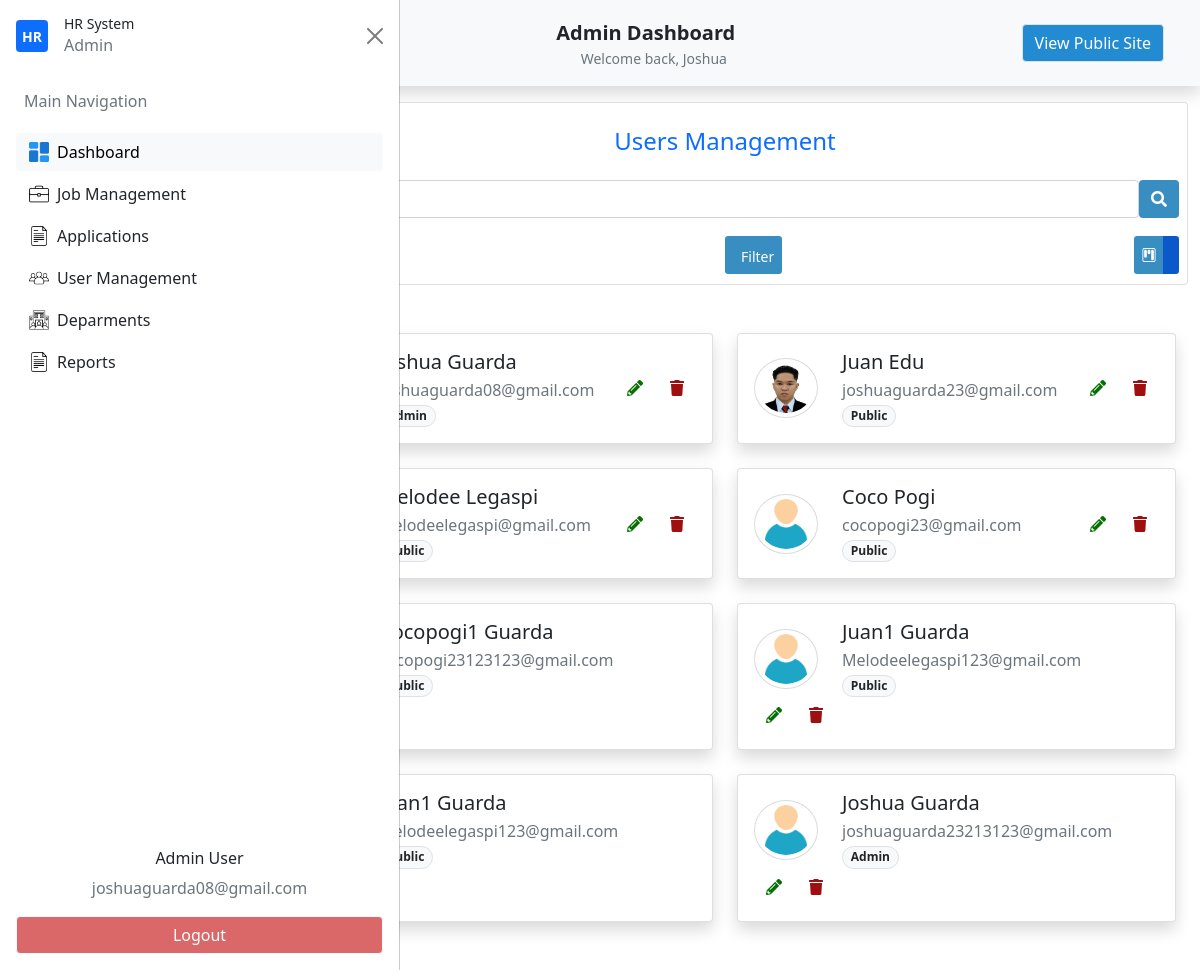
The app's page /admin-get-users/ (signed in), older data.
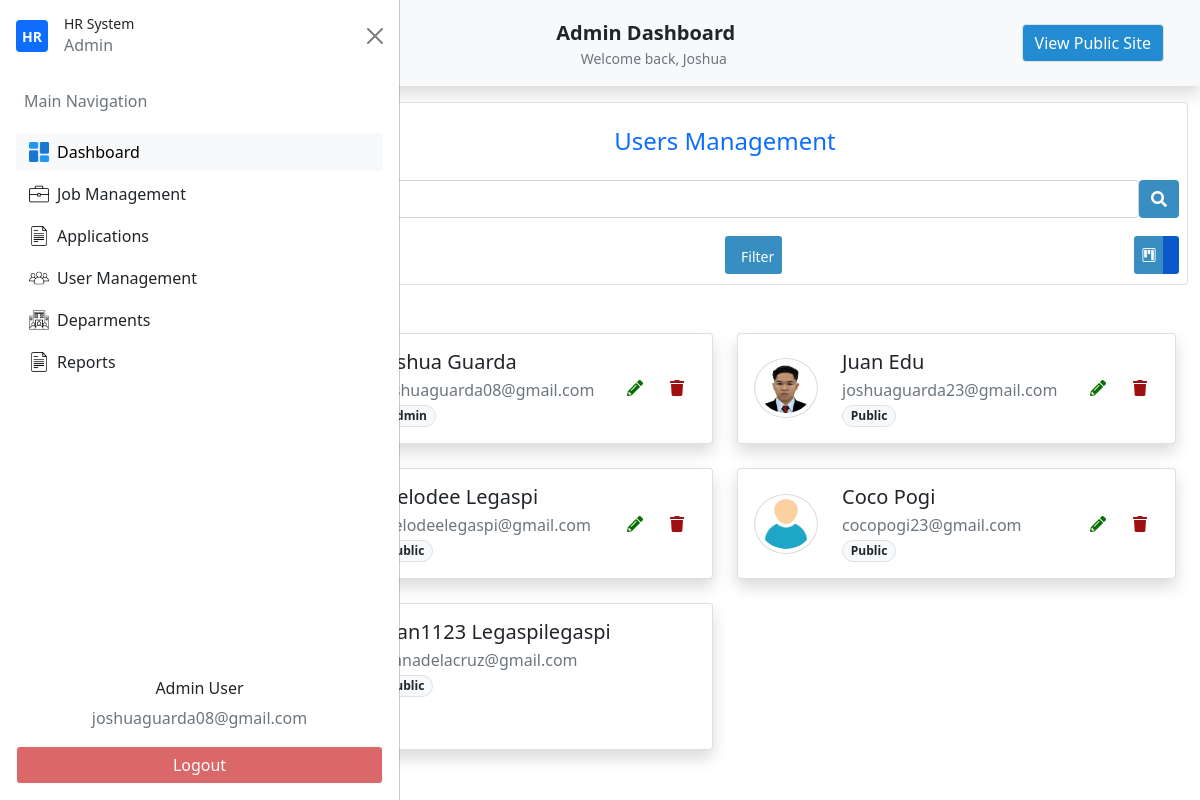
The same page, newer data.
### my_app/models.py (models this page shows, shortened)
class Usertype(db.Model):
    id = db.Column(db.Integer(),primary_key=True)
    name=db.Column(db.String(length=30),unique=True,nullable=False)
    user_type=db.relationship('Users',backref='desig_user',lazy=True)
    def __str__(self):
        return self.name

class Users(db.Model,UserMixin):
    id = db.Column(db.Integer(),primary_key=True)
    firstname=db.Column(db.String(length=30),nullable=False)
    lastname=db.Column(db.String(length=30),nullable=False)
    email_address=db.Column(db.String(length=51),nullable=False)
    password_hash=db.Column(db.String(length=30),nullable=False)
    address_1 = db.Column(db.String(length=120),nullable=True)
    address_2 = db.Column(db.String(length=100),nullable=True)
    brgy_id = db.Column(db.String(),nullable=True)
    munci_id = db.Column(db.String(),nullable=True)
    prov_id = db.Column(db.String(),nullable=True)
    zipcode = db.Column(db.String(),nullable=True)
    mobile_number = db.Column(db.String(length=11),nullable=True)
    phone_number = db.Column(db.String(length=8),nullable=True)
    profile_picture =db.Column(db.String(),nullable=True)
    department_id =db.Column(db.Integer(),db.ForeignKey('department.id'))
    department = db.relationship('Department')
    user_type_id = db.Column(db.Integer(),db.ForeignKey('usertype.id'))
    user_type = db.relationship('Usertype')
    creation_date = db.Column(db.Date(),nullable=False)
    write_date =  db.Column(db.Date(),nullable=False)
    @property
    def password(self):
        raise AttributeError("Password is write-only.")

### my_app/routes.py (the view)
@app.route('/admin-get-users/', methods=["GET"])
@login_required
def admin_dashboard_manage_users():
    users = Users.query.all()
    return render_template('admin/admin_users_management.html', users=users)

### my_app/models.py (called while the page is built)
@login_manager.user_loader
def load_user(user_id):
    return Users.query.get(int(user_id))

### my_app/templates/admin/admin_users_management.html (shortened to what this page needs)
{% extends "admin/admin_dashboard.html"%}
{% block nav%}
<li class="nav-item">
    <button id="nav-btn" type="button" class="btn btn-light fw-normal border" onclick="location.href='{{ url_for('home_page') }}'">
    View Public Site
    </button>
</li>
{% endblock%}
{% block section %}
<section id="UsersManagement">
    <div class="container">
        <div class="row pt-3">
            <div class="col-12">
                <div class="card users-management">
                    <div class="card-body p-2">
                        <div class="text-center">
                            <h4 class="py-3 text-primary">Users Management</h4>
                            <div class="d-flex">
                                <input type="text" class="form-control" placeholder="Search">
                                <button class="btn btn-primary" type="button">
                                    <i class="fas fa-search"></i>
                                </button>
                            </div>
                        </div>
                        <div class="d-flex justify-content-between align-items-center mt-3 flex-wrap">
                            <button type="button" class="btn btn-primary d-none d-md-block" onclick="openUserCreateModal()">
                            </button>
                            <div class="d-none d-md-flex justify-content-between w-50">
                                <div class="btn-group" role="group" aria-label="Basic outlined example">
                                    <button type="button" class="btn btn-sm btn-primary">
                                        <span class="ms-2">Filter</span>
                                    </button>
                                </div>
                                <div class="btn-group" role="group" aria-label="Basic outlined example">
                                    <button id="btn-UsersKanbanView" type="button" class="btn btn-sm btn-primary " data-bs-toggle="tooltip" title="Kanban View">
                                        <i class="bi bi-kanban"></i>
                                    </button>
                                    <button id="btn-UsersTreeView" type="button" class="btn btn-sm btn-primary active" data-bs-toggle="tooltip" title="List View">
                                    </button>
                                </div>
                            </div>
                        </div>
                    </div>
                </div>
            </div>
        </div>
        <section id="UsersManagementKanbanView" class="container">
            <div class="row row-cols-1 row-cols-lg-2 g-4 py-5">
                {% for user in users %}
                    <div class="col">
                        <div class="col" id="user-card-{{ user.id }}">
                            <div class="card shadow h-100">
                                <div class="card-body">
                                    <div class="d-flex flex-wrap align-items-center justify-content-between">
                                        <div class="d-flex align-items-center flex-wrap flex-grow-1 min-w-0">
                                            <img id="user-avatar-{{ user.id }}"
                                            src="{{
                                            url_for('static', filename='uploads/avatars/' + user.profile_picture)
                                            if user.profile_picture
                                            else url_for('static', filename='builtin/icons/person.png')
                                            }}"
                                            onerror="this.onerror=null; this.src='{{ url_for('static', filename='builtin/icons/person.png') }}';"
                                            class="rounded-circle me-3 p-1"
                                            style="border: 1px solid {{ user.department.color if user.department and user.department.color else '#dcdbdb' }};"
                                            width="64" height="60">
                                            <div class="px-2">
                                                <h5 class="mb-1" id="user-name-{{ user.id }}">{{ user.firstname|capitalize }} {{ user.lastname|capitalize }}</h5>
                                                <p class="text-muted mb-0" id="user-email-{{ user.id }}">{{ user.email_address }}</p>
                                                <p class="text-muted mb-0" id="user-type-{{ user.id }}">
                                                    <span class="badge border rounded-pill bg-light text-dark"
                                                        data-user-type-id="{{ user.user_type_id }}">
                                                        {{ user.user_type.name|capitalize }}
                                                    </span>
                                                </p>
                                            </div>
                                        </div>
                                        <div class="btn-group gap-1 mt-3 mt-md-0">
                                            <button type="button" class="btn btn-transparent-success" onclick="openUserEditModal({{user.id}})">
                                                <i class="fas fa-pencil-alt"></i>
                                            </button>
                                            <button type="button" class="btn btn-transparent-danger" onclick="openUserDeleteModal({{user.id}})">
                                                <i class="fas fa-trash"></i>
                                            </button>
                                        </div>
                                    </div>
                                </div>
                            </div>
                        </div>
                    </div>
                {% endfor %}
            </div>
        </section>
    </div>
</section>
{% endblock%}

### my_app/templates/admin/admin_dashboard.html (shortened to what this page needs)
{% extends "dashboard/base_dashboard.html"%}

### my_app/templates/dashboard/base_dashboard.html (shortened to what this page needs)
{% extends "base.html"%}
{% block content %}
    <nav class="navbar navbar-expand-lg navbar-light bg-light shadow p-4 custom-nav-class">
        <div class="container">
            {% if current_user.user_type.name=='admin' or current_user.user_type.name=='internal'%}
                <div class="d-flex w-100 justify-content-between align-items-center position-relative">
                    <button class="btn btn-light d-flex justify-content-center align-items-center p-2 dashboard_side_btn" type="button" data-bs-toggle="offcanvas" data-bs-target="#offcanvasScrolling" aria-controls="offcanvasScrolling">
                    </button>
                    <div class="position-absolute start-50 translate-middle-x text-center">
                        <a class="navbar-brand fw-bold mb-0 text-dark" href="{{ url_for('admin_dashboard') }}">
                            <span>{{ current_user.user_type|capitalize }}</span> Dashboard
                        </a>
                        <div class="text-muted small">Welcome back, {{ current_user.firstname|capitalize }}</div>
                    </div>
                </div>
            {% endif %}
            <div class="collapse navbar-collapse justify-content-center custom-nav-list-dashboard text-nowrap" id="navbarNavAltMarkup">
                <ul class="navbar-nav ms-auto">
                    {% block nav%}
                    {% endblock%}
                </ul>
            </div>
        </div>
    </nav>
    {% if current_user.user_type.name=='admin' or current_user.user_type.name=='internal'%}
    <div class="offcanvas offcanvas-start" data-bs-scroll="true" data-bs-backdrop="false" tabindex="-1" id="offcanvasScrolling" aria-labelledby="offcanvasScrollingLabel">
        <div class="offcanvas-header">
            <div class="d-flex align-items-center gap-2">
                <div class="d-flex align-items-center justify-content-center bg-primary rounded me-2" style="width: 2rem; height: 2rem;">
                    <span class="text-white fw-bold small">HR</span>
                </div>
                <div id="hr-details">
                    <h2 class="fw-semibold small mb-0">HR System</h2>
                    <p class="text-muted text-xs mb-0">{{ current_user.user_type|capitalize }}</p>
                </div>
            </div>
            <button type="button" class="btn-close text-reset" data-bs-dismiss="offcanvas" aria-label="Close"></button>
        </div>
        <div class="offcanvas-body">
            <ul class="nav flex-column gap-1">
                <li class="nav-item">
                    <p class="text-muted text-start px-2">Main Navigation</p>
                </li>
                <li class="nav-item">
                    <button class="btn btn-light w-100 text-start d-flex align-items-center dashboard_side_btn" onclick="location.href='{{ url_for('admin_dashboard') }}'" >
                        <img src="{{ url_for('static', filename='builtin/icons/dashboard.png') }}" width="20" class="me-2">
                        Dashboard
                    </button>
                </li>
                <li class="nav-item">
                   <button class="btn  w-100 text-start d-flex align-items-center dashboard_side_btn">
                         <img src="{{ url_for('static', filename='builtin/icons/briefcase.png') }}" width="20" class="me-2">
                        Job Management
                    </button>
                </li>
                <li class="nav-item">
                    <button class="btn  w-100 text-start d-flex align-items-center dashboard_side_btn">
                         <img src="{{ url_for('static', filename='builtin/icons/file.png') }}" width="20" class="me-2">
                        Applications
                    </button>
                </li>
                <li class="nav-item">
                   <button class="btn  w-100 text-start d-flex align-items-center dashboard_side_btn" onclick="location.href='{{ url_for('admin_dashboard_manage_users') }}'">
                        <img src="{{ url_for('static', filename='builtin/icons/group.png') }}" width="20" class="me-2">
                        User Management
                    </button>
                </li>
                <li class="nav-item">
                   <button class="btn  w-100 text-start d-flex align-items-center dashboard_side_btn">
                         <img src="{{ url_for('static', filename='builtin/icons/corporation.png') }}" width="20" class="me-2">
                        Deparments
                    </button>
                </li>
                <li class="nav-item">
                   <button class="btn  w-100 text-start d-flex align-items-center dashboard_side_btn">
                         <img src="{{ url_for('static', filename='builtin/icons/file.png') }}" width="20" class="me-2">
                        Reports
                    </button>
                </li>
            </ul>
        </div>
        <div class="offcanvas-footer p-3">
            <div class="text-center">
                <h6>{{current_user.user_type|capitalize}} User</h6>
                <p class='text-muted'>{{current_user.email_address}}</p>
            </div>
            <button id="logout-btn" class="btn btn-light w-100" onclick="location.href='{{ url_for('logout_page') }}'">
                Logout
            </button>
        </div>
    </div>
    {% endif %}
    <section class="main-content">
    {% block section %}
    {% endblock%}
    </section>
{% endblock%}

### my_app/templates/base.html (shortened to what this page needs)
<!DOCTYPE html>
<html lang="en">
<head>
    <link href="https://cdn.jsdelivr.net/npm/bootstrap@5.0.2/dist/css/bootstrap.min.css"
      rel="stylesheet"
>
    <link href="https://use.fontawesome.com/releases/v5.6.3/css/all.css" rel="stylesheet">
    <link rel="stylesheet" href="https://cdn.jsdelivr.net/npm/bootstrap-icons@1.3.0/font/bootstrap-icons.css">
    <link href="https://cdn.jsdelivr.net/npm/remixicon@3.2.0/fonts/remixicon.css" rel="stylesheet">
    <link href="https://cdn.datatables.net/1.13.8/css/dataTables.bootstrap5.min.css" rel="stylesheet">
    <link rel="stylesheet" href="https://cdn.datatables.net/select/1.7.0/css/select.bootstrap5.min.css" />
    <link href="https://cdn.jsdelivr.net/npm/x-editable-bs5@1.5.8/dist/bootstrap5-editable/css/bootstrap-editable.css" rel="stylesheet">
    <link rel= "stylesheet" href= "{{ url_for('static',filename='style.css') }}">
</head>
<body>
    {% block content%}
    {% endblock%}
</body>
</html>

### my_app/static/style.css (style rules this page uses)
* { padding: 0; margin: 0; box-sizing: border-box; }
#nav-btn { color: #ffffff; background-color: #228bd1; white-space: nowrap; }
#logout-btn { color: #ffffff; background-color: #db6868; white-space: nowrap; }
body.sidebar-open .navbar { margin-left: 250px; transition: margin 0.3s ease; }
body.sidebar-open .main-content { margin-left: 250px; transition: margin 0.3s ease; }
.main-content,.navbar { transition: margin 0.3s ease; }
.btn-primary, .btn-primary:focus, .btn-primary:active, .btn-primary:focus:active, .btn-primary:focus-visible { background-color: #388ec0; border: none; outline: none; box-shadow: none; transition: transform 0.3s ease, box-shadow 0.2s ease; }
.btn-transparent-success, .btn-transparent-success:focus, .btn-transparent-success:active, .btn-transparent-success:focus:active, .btn-transparent-success:focus-visible { color:#057001 ; border: none; outline: none; box-shadow: none; transition: transform 0.3s ease; }
.btn-transparent-danger, .btn-transparent-danger:focus, .btn-transparent-danger:active, .btn-transparent-danger:focus:active, .btn-transparent-danger:focus-visible { color:#a00f0f ; border: none; outline: none; box-shadow: none; transition: transform 0.3s ease; }

Row changes from the older to the newer data that the page shows:
removed Users: firstname "Cocopogi1", lastname "Guarda", email_address "cocopogi23123123@gmail.com", user_type.name "Public"
removed Users: firstname "Juan1", lastname "Guarda", email_address "Melodeelegaspi123@gmail.com", user_type.name "Public"
removed Users: firstname "Juan1", lastname "Guarda", email_address "Melodeelegaspi123@gmail.com", user_type.name "Public"
removed Users: firstname "Joshua", lastname "Guarda", email_address "joshuaguarda23213123@gmail.com", user_type.name "Admin"
added Users: firstname "Juan1123", lastname "Legaspilegaspi", email_address "juanadelacruz@gmail.com", user_type.name "Public"
